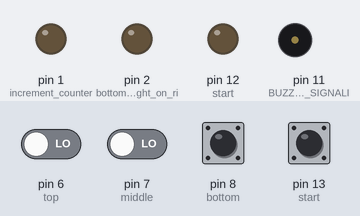
A sketch run on a simulated Arduino Uno, built with avr-gcc and run on an emulated ATmega328P. Shown: output pins drawn as LEDs (lit = HIGH), buzzer (waves = sounding, pin HIGH). Dashed ring = blinking. The inputs (shaded band) are chosen by the test bench; at power-on: pin 6 (top), pin 7 (middle), pin 8 (bottom), pin 13 (start) LOW. Random numbers use the default seed unless the sketch sets one; pins used as bus, display or sensor lines are not drawn.

Above: at 1.2 s.
1.3 s: pin 13 (start) pulled HIGH for 0.15 s
At 2.35 s:
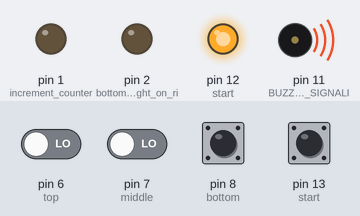
At 3.7 s:
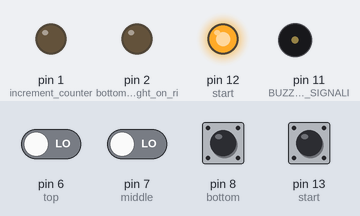
4.1 s: pin 7 (middle) driven HIGH
At 4.5 s:
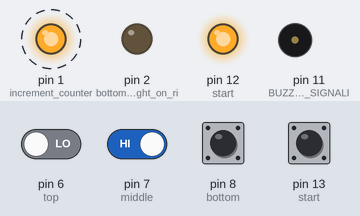
Timing chart, 0 to 9.5 s (numbered marks = the images above; inputs shaded):
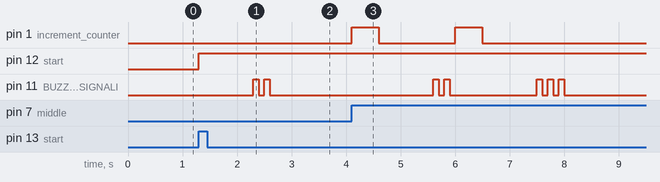

The sketch:

BopIt-Code-1.ino
```cpp
int score;
int time;

void setup() {
    pinMode(13, INPUT); // start/stop button input
    pinMode(6, INPUT); // top/left input
    pinMode(7, INPUT); // middle/middle input
    pinMode(8, INPUT); // bottom/right input

    pinMode(0, OUTPUT); // reset counter (top light = fail)
    pinMode(1, OUTPUT); // increment counter (middle light = success)

    pinMode(2, OUTPUT); // bottom output light on right, not being used currently

    //pinMode(9, OUTPUT); // bottom light signaling input
    //pinMode(10, OUTPUT); // middle light signaling input
    pinMode(11, OUTPUT); // BUZZER OUTPUT FOR SIGNALING INPUTS (used to be top light signaling input)
    //TCCR2B = TCCR2B & 0b11111000 | 0x01;
    pinMode(12, OUTPUT); //start/stop indicator
    bool isRunning = false;
}

void loop() {
    bool isRunning = false;
    digitalWrite(1, LOW);

    score = 0;
    time = 3000;

    // start button logic
    if(digitalRead(13) == HIGH) {
        digitalWrite(12, HIGH);
        isRunning = true;
        delay(1000);

        // LOGIC FOR STARTING AT 95
        // for(int i = 0; i < 95; i++) {
        //   good_input_fast();
        // }
    }

    // constant while loop that gives/checks for inputs
    while (isRunning) {
        int randNumber = random(1,4); //generates random command number

        check_winner(score);

        //check score
        while (score >= 99) {
            // start button logic
            if(digitalRead(13) == HIGH) {
                digitalWrite(1, LOW);
                reset();
                isRunning = false;
            }
        }

        if (!isRunning) {
            break;
        }

        if(randNumber == 1) {//first command check

            //give command
            buzz();
            bool userInput = false;

            //wait for user input
            for(int i = 0; i < time; i++) { //loop checking for input from user
                delay(1);

                if (digitalRead(6) == HIGH && userInput == false) {
                    good_input();
                    userInput = true;
                    break;
                }
                else if (digitalRead(7) == HIGH && userInput == false) {
                    bad_input();
                    userInput = true;
                    isRunning = false;
                    break;
                }
                else if (digitalRead(8) == HIGH && userInput == false) {
                    bad_input();
                    userInput = true;
                    isRunning = false;
                    break;
                }
            }

            if (userInput == false) {
                bad_input();
                isRunning = false;
            }

            digitalWrite(11, LOW);
            delay(500);

        }
        else if(randNumber == 2) {
            buzz();
            buzz();
            bool userInput = false;

            for(int i = 0; i < time; i++) {
                delay(1);

                if (digitalRead(6) == HIGH && userInput == false) {
                    bad_input();
                    userInput = true;
                    isRunning = false;
                    break;
                }
                else if (digitalRead(7) == HIGH && userInput == false) {
                    good_input();
                    userInput = true;
                    break;
                }
                else if (digitalRead(8) == HIGH && userInput == false) {
                    bad_input();
                    userInput = true;
                    isRunning = false;
                    break;
                }
            }

            if (userInput == false) {
                bad_input();
                isRunning = false;
            }

            digitalWrite(11, LOW);
            delay(500);

        }
        else if(randNumber == 3) {
            buzz();
            buzz();
            buzz();

            bool userInput = false;

            for(int i = 0; i < time; i++) {
                delay(1);

                if (digitalRead(6) == HIGH && userInput == false) {
                    bad_input();
                    userInput = true;
                    isRunning = false;
                    break;
                }
                else if (digitalRead(7) == HIGH && userInput == false) {
                    bad_input();
                    userInput = true;
                    isRunning = false;
                    break;
                }
                else if (digitalRead(8) == HIGH && userInput == false) {
                    good_input();
                    userInput = true;
                    break;
                }

            }

            if (userInput == false) {
                bad_input();
                isRunning = false;
            }

            digitalWrite(11, LOW);
            delay(500);
        }
    }
}

void bad_input() {
    digitalWrite(0, HIGH);
    delay(500);
    digitalWrite(0, LOW);
    delay(500);

    time = 3000;
    score = 0;
}

void reset() {
    digitalWrite(0, HIGH);
    digitalWrite(0, LOW);

    delay(500);

    time = 3000;
    score = 0;
}

void good_input() {
    Serial.print("correct input detected");
    digitalWrite(1, HIGH);
    delay(500);

    time -= 20;
    score += 1;


    if(score < 99) {
        digitalWrite(1, LOW);
        delay(500);
    }
}

void good_input_fast() {
    Serial.print("correct input detected");
    digitalWrite(1, HIGH);
    delay(10);
    digitalWrite(1, LOW);

    time -= 20;
    score += 1;
}


void buzz() {
    digitalWrite(11, HIGH);
    delay(100);
    digitalWrite(11, LOW);
    delay(100);
}

bool check_winner(int score) {
    if(score >= 99) {
        for(int i = 1; i <= 10; i++) {
            buzz();
        }
        return true;
    }

    return false;
}
```

Measured:
- after the input at 1.3 s, pin 12 (start): LOW → HIGH at once; pin 11 (BUZZER_OUTPUT_FOR_SIGNALI): alternates HIGH for 0.10 s and LOW for 0.10 s, 4 changes in all, then stays LOW, starting after 1.0 s
- after the input at 4.1 s, pin 1 (increment_counter): alternates HIGH for 0.50 s and LOW for 1.4 s, 4 changes in all, then stays LOW, starting at once; pin 11 (BUZZER_OUTPUT_FOR_SIGNALI): LOW → HIGH after 1.5 s, → LOW 0.10 s later, → HIGH 0.10 s later, → LOW 0.10 s later, … (10 changes in this stretch)
